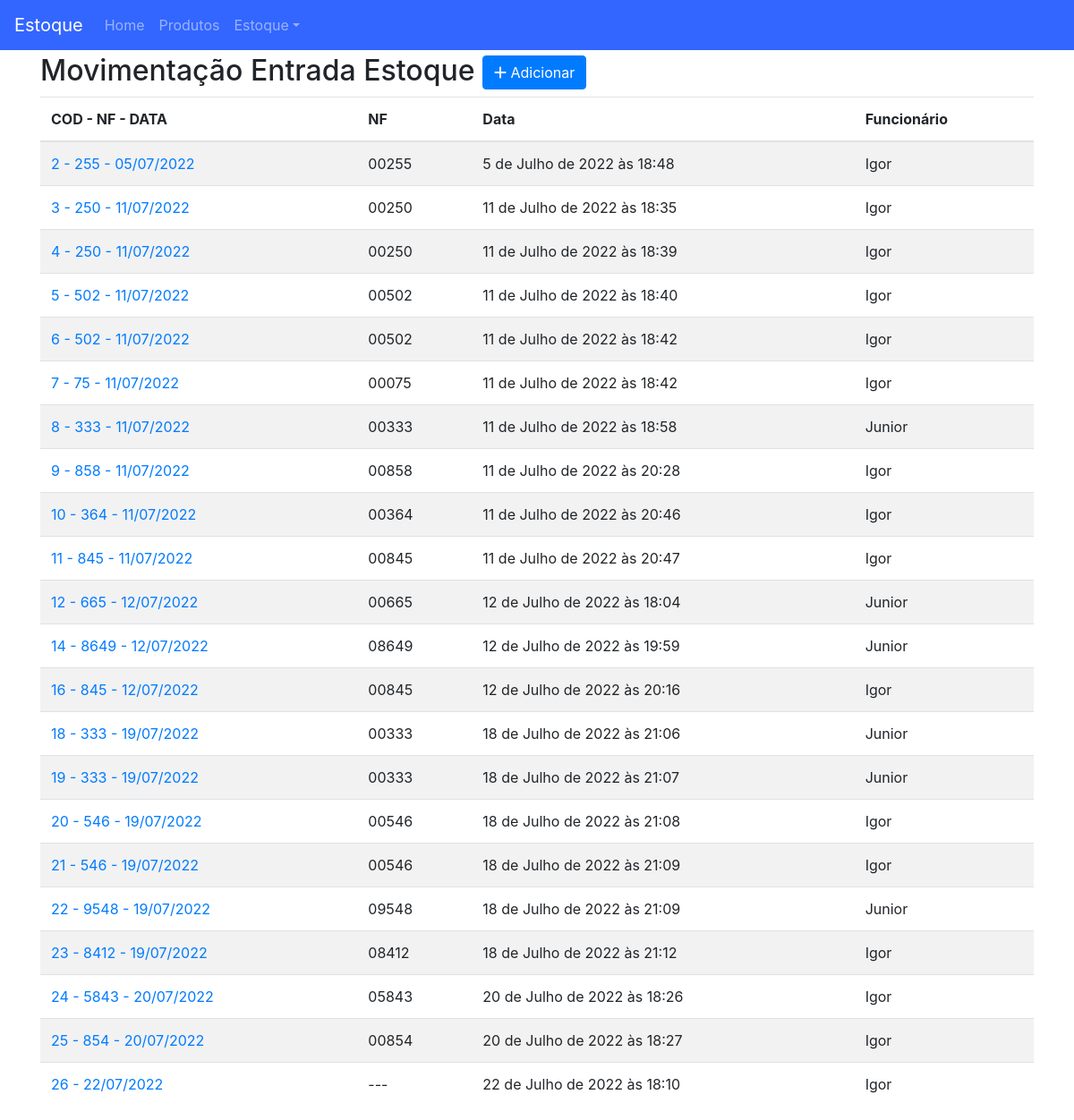
Page /estoque/entrada/ on the earlier database version.
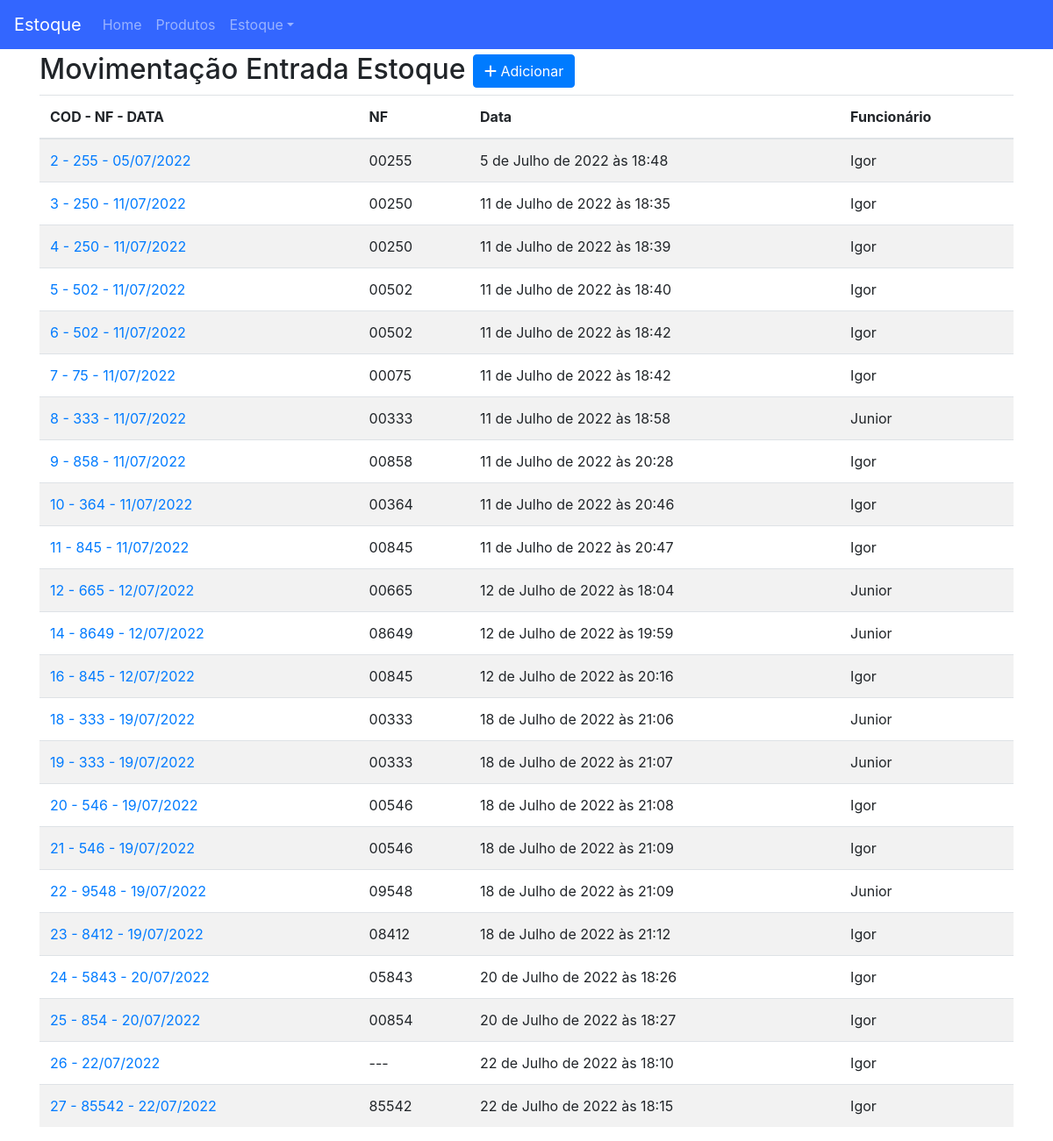
Same page on the later database version.
### estoque/models.py (models this page shows)
class Estoque(TimeStampedModel):
    funcionario = models.ForeignKey(User, on_delete=models.CASCADE, blank=True)
    nf = models.PositiveIntegerField('Nota fiscal', null=True, blank=True)
    movimento = models.CharField(max_length=1, choices=MOVIMENTO, blank=True)
    class Meta:
        ordering = ('pk',)
    def __str__(self):
        if self.nf:
            return f'{self.pk} - {self.nf} - {self.created.strftime("%d/%m/%Y")}'
        return f'{self.pk} - {self.created.strftime("%d/%m/%Y")}'
    def nf_formated(self):
        if self.nf:
            return str(self.nf).zfill(5)
        return '---'

### estoque/views.py (the view)
# urls.py: path('', v.EstoqueEntradaList.as_view(), name='estoque_entrada_list'),
class EstoqueEntradaList(TemplateView):
    template_name = 'estoque_list.html'
    def get_context_data(self, **kwargs):
        context = super().get_context_data(**kwargs)
        context['object_list'] = EstoqueEntrada.objects.all()
        context['titulo'] = 'Entrada'
        context['url_add'] = 'estoque:estoque_entrada_add'
        return context

### estoque/managers.py (called while the page is built)
    def get_queryset(self):
        return super(EstoqueEntradaManager, self).get_queryset().filter(movimento='e')

### estoque/templates/estoque_list.html
{% extends 'base.html' %}
{% block content %}
<h2> Movimentação {{ titulo }} Estoque
    <span class="pull-right">
        <a href="{% url url_add %}">
            <button type="button" class="btn btn-primary">
                <span class="fa fa-plus"></span> Adicionar
            </button>
        </a>
    </span>
</h2>
{% if object_list %}
    <table class="table table-striped">
        <thead>
            <tr>
                <th>COD - NF - DATA</th>
                <th>NF</th>
                <th>Data</th>
                <th>Funcionário</th>
            </tr>
        </thead>
        <tbody>
            {% for object in object_list %}
                <tr>
                    <td>
                        <a href="{% url 'estoque:estoque_detail' object.pk %}">{{ object }}</a>
                    </td>
                    <td>{{ object.nf_formated }}</td>
                    <td>{{ object.created }}</td>
                    <td>{{ object.funcionario.first_name }}</td>
                </tr>
            {% endfor %}
        </tbody>
    </table>
{% else %}
    <p class="alert alert-warning">Lista vazia.</p>
{% endif %}
{% endblock content %}

Differences in the rows shown:
added Estoque: nf+id+created "27 - 85542 - 22/07/2022", nf_formated "85542", created "22 de Julho de 2022 às 18:15", funcionario.first_name "Igor"
